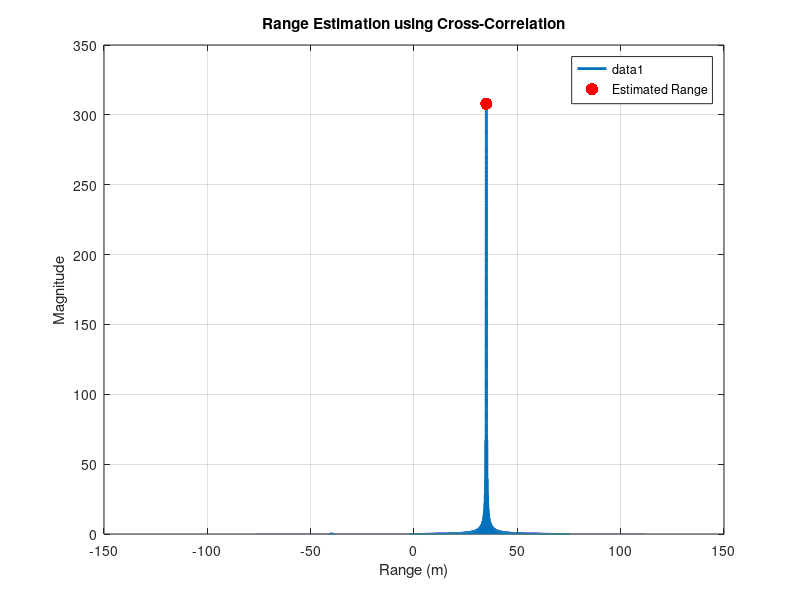

Recreate this plot in MATLAB.
clear;
clc;
close all;

f0 = 77*10^9;
c = 3*10^8;
B = 10^9;
r_true = 35; % True range of the target (m)

fs = 4*f0;
T = 1e-6;
t = 0:1/fs:T-1/fs;

% Transmitted signal
g_t = sinc(B*(t-T/2)) .*exp(1j*2*pi*f0*t);

% Received signal (delayed version of transmitted signal)
tau = 2 * r_true / c;
s_received = circshift(g_t, round(tau * fs)); % Apply time delay

% Range Estimation using Cross-Correlation
[R_corr, lags] = xcorr(s_received, g_t); % Cross-correlation with the transmitted signal
[~, idx_peak] = max(abs(R_corr)); % Find the peak of the cross-correlation
tau_estimated = lags(idx_peak) / fs; % Estimated time delay
r_estimated = c * tau_estimated / 2;

% Visualization
range_axis = lags / fs * c / 2; % Convert lags to range
figure;
plot(range_axis, abs(R_corr), 'LineWidth', 2);
hold on;
scatter(r_estimated, max(abs(R_corr)), 80, 'r', 'filled', 'DisplayName', 'Estimated Range');
xlabel('Range (m)');
ylabel('Magnitude');
title('Range Estimation using Cross-Correlation');
grid on;
legend('show');

% Display the result
fprintf('True Range (m): %.2f\n', r_true);
fprintf('Estimated Range (m): %.2f\n', r_estimated);
